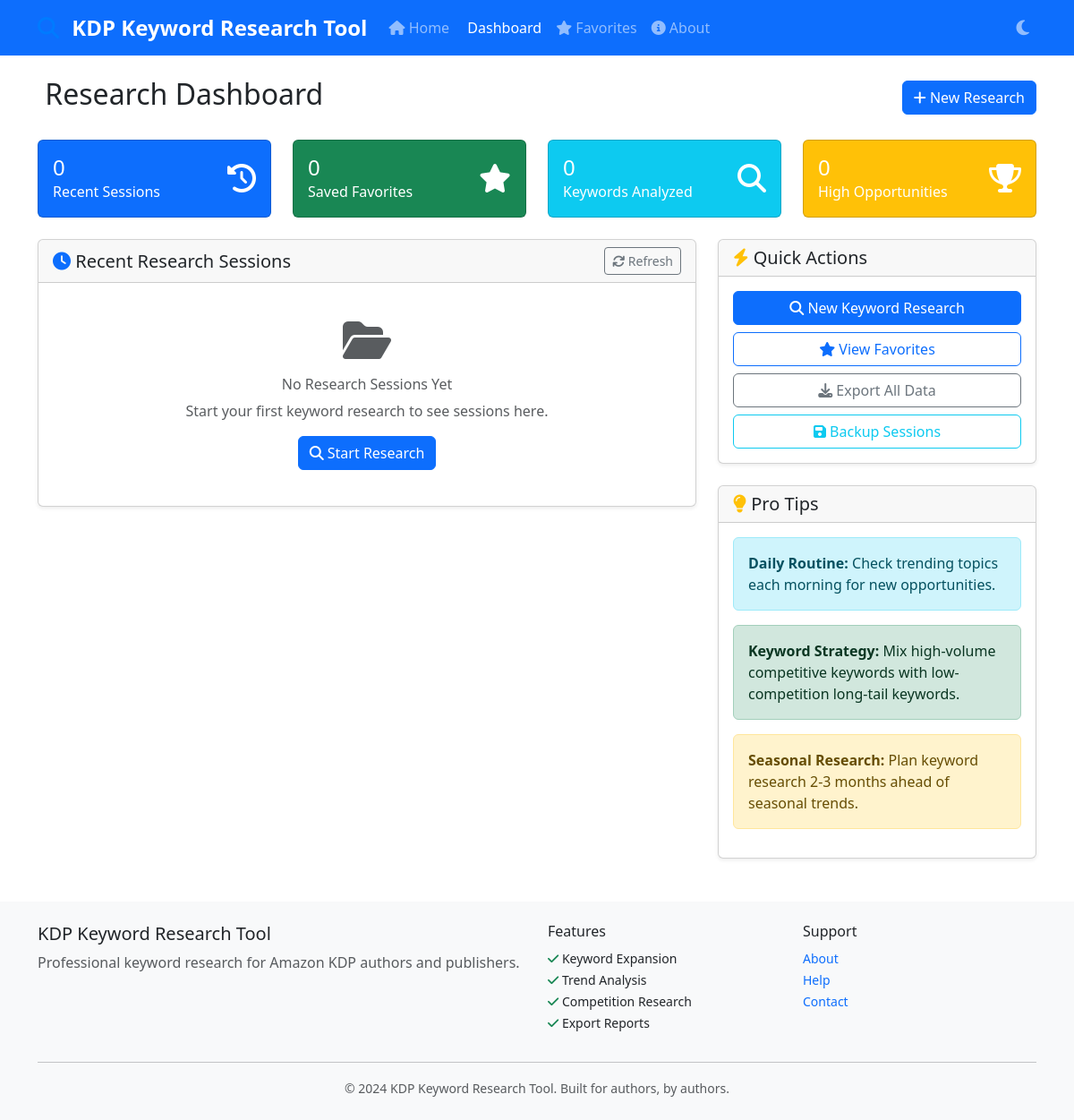
Page /dashboard on the earlier database version.
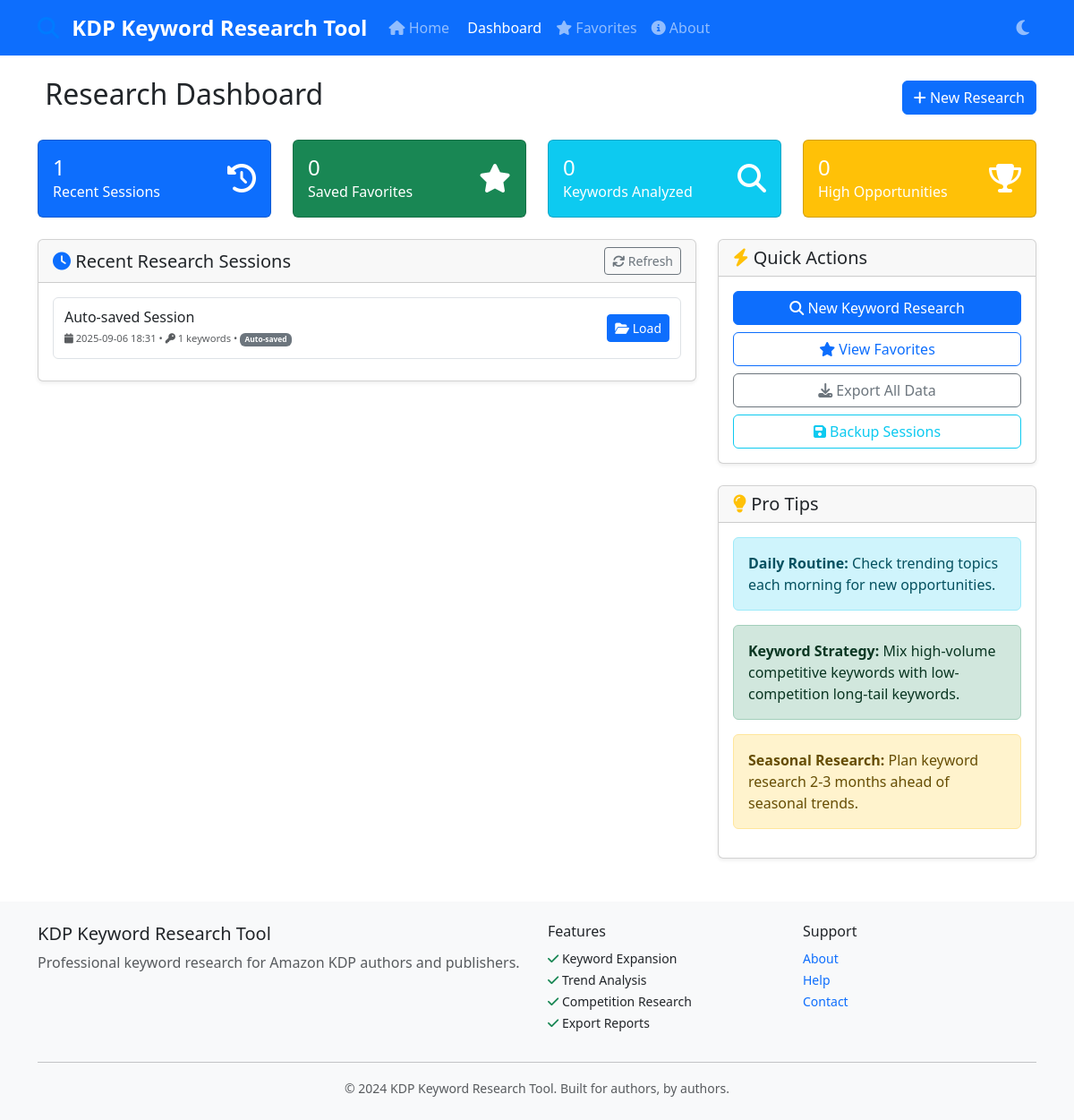
Same page on the later database version.
### models.py (models this page shows, shortened)
class SearchSession(db.Model):
    id = db.Column(db.Integer, primary_key=True)
    session_name = db.Column(db.String(200), nullable=False)
    keywords = db.Column(db.Text)  # JSON string of keywords and their data
    created_at = db.Column(db.DateTime, default=datetime.utcnow)
    updated_at = db.Column(db.DateTime, default=datetime.utcnow, onupdate=datetime.utcnow)
    is_autosave = db.Column(db.Boolean, default=False)
    def get_keywords(self):
        if self.keywords:
            return json.loads(self.keywords)
        return []

### routes.py (the view)
@app.route('/dashboard')
def dashboard():
    recent_sessions = SearchSession.query.order_by(SearchSession.updated_at.desc()).limit(5).all()
    return render_template('dashboard.html', recent_sessions=recent_sessions)

### templates/dashboard.html (shortened to what this page needs)
{% extends "base.html" %}
{% block content %}
<div class="row">
    <div class="col-12">
        <div class="d-flex justify-content-between align-items-center mb-4">
            <h2>
                Research Dashboard
            </h2>
            <div>
                <a href="{{ url_for('index') }}" class="btn btn-primary">
                    <i class="fas fa-plus"></i> New Research
                </a>
            </div>
        </div>
    </div>
</div>
<div class="row">
    <div class="col-lg-3 col-md-6 mb-4">
        <div class="card bg-primary text-white">
            <div class="card-body">
                <div class="d-flex justify-content-between">
                    <div>
                        <h4 class="mb-0">{{ recent_sessions|length }}</h4>
                        <p class="mb-0">Recent Sessions</p>
                    </div>
                    <div class="align-self-center">
                        <i class="fas fa-history fa-2x"></i>
                    </div>
                </div>
            </div>
        </div>
    </div>
    <div class="col-lg-3 col-md-6 mb-4">
        <div class="card bg-success text-white">
            <div class="card-body">
                <div class="d-flex justify-content-between">
                    <div>
                        <h4 class="mb-0" id="favoritesCount">0</h4>
                        <p class="mb-0">Saved Favorites</p>
                    </div>
                    <div class="align-self-center">
                        <i class="fas fa-star fa-2x"></i>
                    </div>
                </div>
            </div>
        </div>
    </div>
    <div class="col-lg-3 col-md-6 mb-4">
        <div class="card bg-info text-white">
            <div class="card-body">
                <div class="d-flex justify-content-between">
                    <div>
                        <h4 class="mb-0" id="totalKeywords">0</h4>
                        <p class="mb-0">Keywords Analyzed</p>
                    </div>
                    <div class="align-self-center">
                        <i class="fas fa-search fa-2x"></i>
                    </div>
                </div>
            </div>
        </div>
    </div>
    <div class="col-lg-3 col-md-6 mb-4">
        <div class="card bg-warning text-white">
            <div class="card-body">
                <div class="d-flex justify-content-between">
                    <div>
                        <h4 class="mb-0" id="opportunityKeywords">0</h4>
                        <p class="mb-0">High Opportunities</p>
                    </div>
                    <div class="align-self-center">
                        <i class="fas fa-trophy fa-2x"></i>
                    </div>
                </div>
            </div>
        </div>
    </div>
</div>
<div class="row">
    <div class="col-lg-8">
        <div class="card shadow-sm">
            <div class="card-header d-flex justify-content-between align-items-center">
                <h5 class="mb-0">
                    <i class="fas fa-clock text-primary"></i>
                    Recent Research Sessions
                </h5>
                <button class="btn btn-sm btn-outline-secondary" onclick="refreshSessions()">
                    <i class="fas fa-refresh"></i> Refresh
                </button>
            </div>
            <div class="card-body">
                {% if recent_sessions %}
                    <div id="sessionsContainer">
                        {% for session in recent_sessions %}
                        <div class="session-item" data-session-id="{{ session.id }}">
                            <div class="session-info">
                                <h6 class="mb-1">{{ session.session_name }}</h6>
                                <div class="session-meta">
                                    <small class="text-muted">
                                        <i class="fas fa-calendar"></i>
                                        {{ session.updated_at.strftime('%Y-%m-%d %H:%M') }}
                                        •
                                        <i class="fas fa-key"></i>
                                        {{ session.get_keywords()|length }} keywords
                                        {% if session.is_autosave %}
                                        • <span class="badge bg-secondary">Auto-saved</span>
                                        {% endif %}
                                    </small>
                                </div>
                            </div>
                            <div class="session-actions">
                                <button class="btn btn-sm btn-primary" onclick="loadSession({{ session.id }})">
                                    <i class="fas fa-folder-open"></i> Load
                                </button>
                            </div>
                        </div>
                        {% endfor %}
                    </div>
                {% else %}
                    <div class="text-center text-muted py-4">
                        <i class="fas fa-folder-open fa-3x mb-3"></i>
                        <h6>No Research Sessions Yet</h6>
                        <p>Start your first keyword research to see sessions here.</p>
                        <a href="{{ url_for('index') }}" class="btn btn-primary">
                            <i class="fas fa-search"></i> Start Research
                        </a>
                    </div>
                {% endif %}
            </div>
        </div>
    </div>
    <div class="col-lg-4">
        <div class="card shadow-sm mb-4">
            <div class="card-header">
                <h5 class="mb-0">
                    <i class="fas fa-bolt text-warning"></i>
                    Quick Actions
                </h5>
            </div>
            <div class="card-body">
                <div class="d-grid gap-2">
                    <a href="{{ url_for('index') }}" class="btn btn-primary">
                        <i class="fas fa-search"></i> New Keyword Research
                    </a>
                    <a href="{{ url_for('favorites') }}" class="btn btn-outline-primary">
                        <i class="fas fa-star"></i> View Favorites
                    </a>
                    <button class="btn btn-outline-secondary" onclick="exportAllData()">
                        <i class="fas fa-download"></i> Export All Data
                    </button>
                    <button class="btn btn-outline-info" onclick="backupSessions()">
                        <i class="fas fa-save"></i> Backup Sessions
                    </button>
                </div>
            </div>
        </div>
        <div class="card shadow-sm">
            <div class="card-header">
                <h5 class="mb-0">
                    <i class="fas fa-lightbulb text-warning"></i>
                    Pro Tips
                </h5>
            </div>
            <div class="card-body">
                <div class="alert alert-info">
                    <strong>Daily Routine:</strong> Check trending topics each morning for new opportunities.
                </div>
                <div class="alert alert-success">
                    <strong>Keyword Strategy:</strong> Mix high-volume competitive keywords with low-competition long-tail keywords.
                </div>
                <div class="alert alert-warning">
                    <strong>Seasonal Research:</strong> Plan keyword research 2-3 months ahead of seasonal trends.
                </div>
            </div>
        </div>
    </div>
</div>
{% endblock %}

### templates/base.html (shortened to what this page needs)
<!DOCTYPE html>
<html lang="en" data-bs-theme="light">
<head>
    <link href="https://cdn.jsdelivr.net/npm/bootstrap@5.3.2/dist/css/bootstrap.min.css" rel="stylesheet">
    <link href="https://cdnjs.cloudflare.com/ajax/libs/font-awesome/6.4.0/css/all.min.css" rel="stylesheet">
    <link href="{{ url_for('static', filename='css/styles.css') }}" rel="stylesheet">
</head>
<body>
    <nav class="navbar navbar-expand-lg navbar-dark bg-primary">
        <div class="container">
            <a class="navbar-brand" href="{{ url_for('index') }}">
                <i class="fas fa-search"></i>
                KDP Keyword Research Tool
            </a>
            <div class="collapse navbar-collapse" id="navbarNav">
                <ul class="navbar-nav me-auto">
                    <li class="nav-item">
                        <a class="nav-link {% if request.endpoint == 'index' %}active{% endif %}" href="{{ url_for('index') }}">
                            <i class="fas fa-home"></i> Home
                        </a>
                    </li>
                    <li class="nav-item">
                        <a class="nav-link {% if request.endpoint == 'dashboard' %}active{% endif %}" href="{{ url_for('dashboard') }}">
                             Dashboard
                        </a>
                    </li>
                    <li class="nav-item">
                        <a class="nav-link {% if request.endpoint == 'favorites' %}active{% endif %}" href="{{ url_for('favorites') }}">
                            <i class="fas fa-star"></i> Favorites
                        </a>
                    </li>
                    <li class="nav-item">
                        <a class="nav-link {% if request.endpoint == 'about' %}active{% endif %}" href="{{ url_for('about') }}">
                            <i class="fas fa-info-circle"></i> About
                        </a>
                    </li>
                </ul>
                <ul class="navbar-nav">
                    <li class="nav-item">
                        <button class="theme-toggle nav-link btn" id="themeToggle" title="Toggle theme">
                        </button>
                    </li>
                </ul>
            </div>
        </div>
    </nav>
    <main class="container mt-4">
        {% block content %}{% endblock %}
    </main>
    <footer class="bg-light mt-5 py-4">
        <div class="container">
            <div class="row">
                <div class="col-md-6">
                    <h5>KDP Keyword Research Tool</h5>
                    <p class="text-muted">Professional keyword research for Amazon KDP authors and publishers.</p>
                </div>
                <div class="col-md-3">
                    <h6>Features</h6>
                    <ul class="list-unstyled">
                        <li><small><i class="fas fa-check text-success"></i> Keyword Expansion</small></li>
                        <li><small><i class="fas fa-check text-success"></i> Trend Analysis</small></li>
                        <li><small><i class="fas fa-check text-success"></i> Competition Research</small></li>
                        <li><small><i class="fas fa-check text-success"></i> Export Reports</small></li>
                    </ul>
                </div>
                <div class="col-md-3">
                    <h6>Support</h6>
                    <ul class="list-unstyled">
                        <li><small><a href="{{ url_for('about') }}" class="text-decoration-none">About</a></small></li>
                        <li><small><a href="#" class="text-decoration-none">Help</a></small></li>
                        <li><small><a href="#" class="text-decoration-none">Contact</a></small></li>
                    </ul>
                </div>
            </div>
            <hr>
            <div class="row">
                <div class="col-12 text-center">
                    <small class="text-muted">
                        © 2024 KDP Keyword Research Tool. Built for authors, by authors.
                    </small>
                </div>
            </div>
        </div>
    </footer>
    <div id="toastContainer" class="toast-container position-fixed top-0 end-0 p-3" style="z-index: 1050;"></div>
</body>
</html>

### static/css/styles.css (style rules this page uses)
:root { --bg-primary: #ffffff; --bg-secondary: #f8f9fa; --text-primary: #212529; --text-secondary: #6c757d; --border-color: #dee2e6; --accent-color: #007bff; --success-color: #28a745; --warning-color: #ffc107; --danger-color: #dc3545; --info-color: #17a2b8; --dark-bg-primary: #1a1a1a; --dark-bg-secondary: #2d2d2d; --dark-text-primary: #ffffff; --dark-text-secondary: #b0b0b0; --dark-border-color: #404040; --dark-accent-color: #0d6efd; }
body { font-family: 'Segoe UI', Tahoma, Geneva, Verdana, sans-serif; transition: all 0.3s ease; }
.navbar-brand { font-weight: 700; font-size: 1.5rem; }
.navbar-brand i { color: var(--accent-color); margin-right: 0.5rem; }
.theme-toggle { background: none; border: none; font-size: 1.2rem; cursor: pointer; padding: 0.5rem; border-radius: 0.375rem; transition: all 0.2s ease; }
.session-item { display: flex; justify-content: space-between; align-items: center; padding: 0.75rem; border: 1px solid var(--border-color); border-radius: 0.375rem; margin-bottom: 0.5rem; }
.session-info h6 { margin-bottom: 0.25rem; }
.session-meta { font-size: 0.8rem; color: var(--text-secondary); }
.toast-container { z-index: 1050; }

Differences in the rows shown:
added SearchSession: session_name "Auto-saved Session", updated_at "2025-09-06 18:31", get_keywords|length "1", is_autosave "Auto-saved"
Other differences:
{{ recent_sessions|length }}: "0" → "1"
text no longer shown: "No Research Sessions Yet Start your first keyword research to see sessions here. Start Research"
